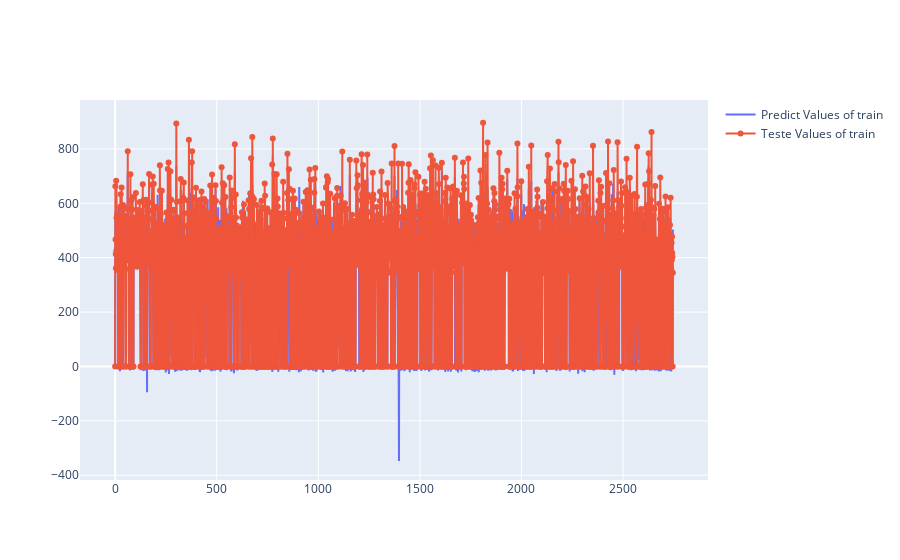

Notebook code cell kept with this figure:
### Code cell
fig = go.Figure()
fig.add_trace(go.Scatter(x=x_column, y=y_predict,
                    mode='lines',
                    name='Predict Values of train'))
fig.add_trace(go.Scatter(x=x_column, y=y_test.values,
                    mode='lines+markers',
                    name='Teste Values of train'))
fig.show()

### Figure 1 — Plotly figure (JSON) as saved in the notebook; plotly's stock layout.template omitted (floating-point values rounded to 4 significant figures; data arrays with more than 128 entries replaced by an {"elided": "..."} marker saying what was removed)
{"data": [{"mode": "lines", "name": "Predict Values of train", "type": "scatter", "x": {"elided": "2746 int values"}, "y": {"elided": "2746 float values"}}, {"mode": "lines+markers", "name": "Teste Values of train", "type": "scatter", "x": {"elided": "2746 int values"}, "y": {"elided": "2746 float values"}}], "layout": {}}
